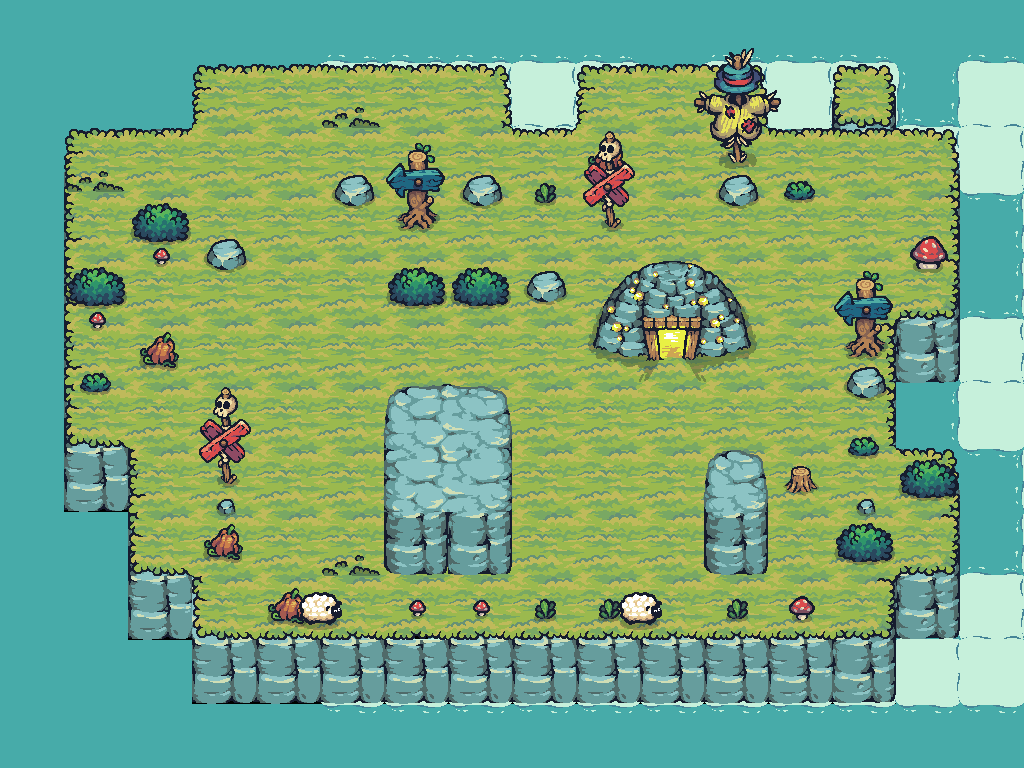

Tiled map render using the project's own tile images. Description and the map definition, with tile-layer contents summarised, below:
An orthogonal 16x12 tile map with 64x64 px tiles, 11 tile layers (Water, Foam, layerforedge, new game bg, ...), 24 tilesets and 37 objects (24x Block, 5x Tree, 4x Barrel, PlayerCheckpoint, AntiPlayerCheckpoint, ...).

<map version="1.10" tiledversion="1.11.0" orientation="orthogonal" renderorder="right-down" width="16" height="12" tilewidth="64" tileheight="64" infinite="0" nextlayerid="28" nextobjectid="11">
<properties>
  <property name="Star1" type="int" value="29" />
  <property name="Star2" type="int" value="35" />
  <property name="Star3" type="int" value="40" />
 </properties>
 <tileset firstgid="1" source="Terrain.tsx" />
 <tileset firstgid="41" source="Castle_Red.tsx" />
 <tileset firstgid="61" source="Tree.tsx" />
 <tileset firstgid="169" source="17.tsx" />
 <tileset firstgid="171" source="Tower_Blue.tsx" />
 <tileset firstgid="179" source="01.tsx" />
 <tileset firstgid="180" source="06.tsx" />
 <tileset firstgid="181" source="18.tsx" />
 <tileset firstgid="190" source="09.tsx" />
 <tileset firstgid="191" source="12.tsx" />
 <tileset firstgid="192" source="16.tsx" />
 <tileset firstgid="194" source="Castle_Destroyed.tsx" />
 <tileset firstgid="214" source="HappySheep_Idle.tsx" />
 <tileset firstgid="222" source="Tree_192.tsx" />
 <tileset firstgid="234" source="Water.tsx" />
 <tileset firstgid="235" source="Foam_192.tsx" />
 <tileset firstgid="243" source="Tilemap_Elevation.tsx" />
 <tileset firstgid="275" source="02.tsx" />
 <tileset firstgid="276" source="03.tsx" />
 <tileset firstgid="277" source="04.tsx" />
 <tileset firstgid="278" source="07.tsx" />
 <tileset firstgid="279" source="10.tsx" />
 <tileset firstgid="280" source="TX Props.tsx" />
 <tileset firstgid="344" source="GoldMine_Active.tsx" />
 <group id="26" name="Common">
  <layer id="13" name="Water" width="16" height="12">
   <data>[192 cells, 88 non-empty, 1 distinct tile ids]</data>
  </layer>
  <layer id="14" name="Foam" width="16" height="12" offsetx="128" offsety="0">
   <data>[192 cells, 44 non-empty, 1 distinct tile ids]</data>
  </layer>
  <layer id="19" name="layerforedge" width="16" height="12">
   <data>[192 cells, 30 non-empty, 11 distinct tile ids]</data>
  </layer>
  <layer id="15" name="new game bg" width="16" height="12">
   <data>[192 cells, 128 non-empty, 12 distinct tile ids]</data>
  </layer>
  <layer id="24" name="eat" width="16" height="12">
   <data>[192 cells, 5 non-empty, 3 distinct tile ids]</data>
  </layer>
  <layer id="27" name="grass" width="16" height="12">
   <data>[192 cells, 3 non-empty, 1 distinct tile ids]</data>
  </layer>
  <layer id="17" name="props" width="16" height="12" offsetx="0" offsety="32">
   <data>[192 cells, 17 non-empty, 7 distinct tile ids]</data>
  </layer>
  <layer id="18" name="propsLayer2" width="16" height="12">
   <data>[192 cells, 15 non-empty, 12 distinct tile ids]</data>
  </layer>
  <objectgroup id="21" name="TreesOutSideGameGrid" class="TreesOutSideGameGrid">
   <object id="3" name="Tree" type="Tree" x="192" y="128" width="64" height="64" />
   <object id="5" name="Tree" type="Tree" x="256" y="128" width="64" height="64" />
   <object id="7" name="Tree" type="Tree" x="832" y="192" width="64" height="64" />
   <object id="8" name="Tree" type="Tree" x="640" y="128" width="64" height="64" />
   <object id="9" name="Tree" type="Tree" x="192" y="320" width="64" height="64" />
  </objectgroup>
  <layer id="22" name="AheadOfTreesProps" width="16" height="12">
   <data>[192 cells, 6 non-empty, 6 distinct tile ids]</data>
  </layer>
  <objectgroup id="30" name="CollisionblocksForGrid" visible="0">
   <object id="101" name="Block" type="Block" x="256" y="128" width="576" height="64" />
   <object id="102" name="Block" type="Block" x="256" y="576" width="576" height="64" />
   <object id="103" name="Block" type="Block" x="192" y="192" width="64" height="384" />
   <object id="104" name="Block" type="Block" x="831" y="192" width="64" height="384" />
  </objectgroup>
  <layer id="25" name="BottomEdge" width="16" height="12">
   <data>[192 cells, 2 non-empty, 1 distinct tile ids]</data>
  </layer>
 </group>
 <layer id="13" name="CollisionblockTileLayer" width="16" height="12">
  <data>[192 cells, 22 non-empty, 20 distinct tile ids]</data>
 </layer>
 <objectgroup id="5" name="Collisionblocks">
  <object id="1" name="Block" type="Block" x="384" y="192" width="64" height="64" />
  <object id="2" name="Block" type="Block" x="576" y="192" width="64" height="64" />
  <object id="5" name="Block" type="Block" x="384" y="256" width="64" height="64" />
  <object id="6" name="Block" type="Block" x="448" y="256" width="64" height="64" />
  <object id="7" name="Block" type="Block" x="512" y="256" width="64" height="64" />
  <object id="8" name="Block" type="Block" x="576" y="256" width="64" height="64" />
  <object id="9" name="Block" type="Block" x="640" y="256" width="64" height="64" />
  <object id="10" name="Block" type="Block" x="704" y="256" width="64" height="64" />
  <object id="12" name="Block" type="Block" x="576" y="320" width="64" height="64" />
  <object id="13" name="Block" type="Block" x="640" y="320" width="64" height="64" />
  <object id="14" name="Block" type="Block" x="704" y="320" width="64" height="64" />
  <object id="15" name="Block" type="Block" x="384" y="384" width="64" height="64" />
  <object id="16" name="Block" type="Block" x="448" y="384" width="64" height="64" />
  <object id="18" name="Block" type="Block" x="384" y="448" width="64" height="64" />
  <object id="19" name="Block" type="Block" x="448" y="448" width="64" height="64" />
  <object id="20" name="Block" type="Block" x="704" y="448" width="64" height="64" />
  <object id="21" name="Block" type="Block" x="768" y="448" width="64" height="64" />
  <object id="23" name="Block" type="Block" x="384" y="512" width="64" height="64" />
  <object id="24" name="Block" type="Block" x="448" y="512" width="64" height="64" />
  <object id="27" name="Block" type="Block" x="704" y="512" width="64" height="64" />
 </objectgroup>
 <objectgroup id="6" name="Checkpoints">
  <object id="3" name="PlayerCheckpoint" type="PlayerCheckpoint" x="640" y="192" width="64" height="64" />
  <object id="22" name="AntiPlayerCheckpoint" type="AntiPlayerCheckpoint" x="320" y="512" width="64" height="64" />
 </objectgroup>
 <objectgroup id="7" name="Spawnpoints">
  <object id="4" name="Barrel" type="Barrel" x="320" y="256" width="64" height="64" />
  <object id="11" name="Barrel" type="Barrel" x="256" y="320" width="64" height="64" />
  <object id="17" name="Barrel" type="Barrel" x="320" y="448" width="64" height="64" />
  <object id="25" name="Barrel" type="Barrel" x="576" y="512" width="64" height="64" />
  <object id="26" name="AntiPlayer" type="AntiPlayer" x="640" y="512" width="64" height="64" />
  <object id="27" name="Player" type="Player" x="320" y="512" width="64" height="64" />
 </objectgroup>
</map>
